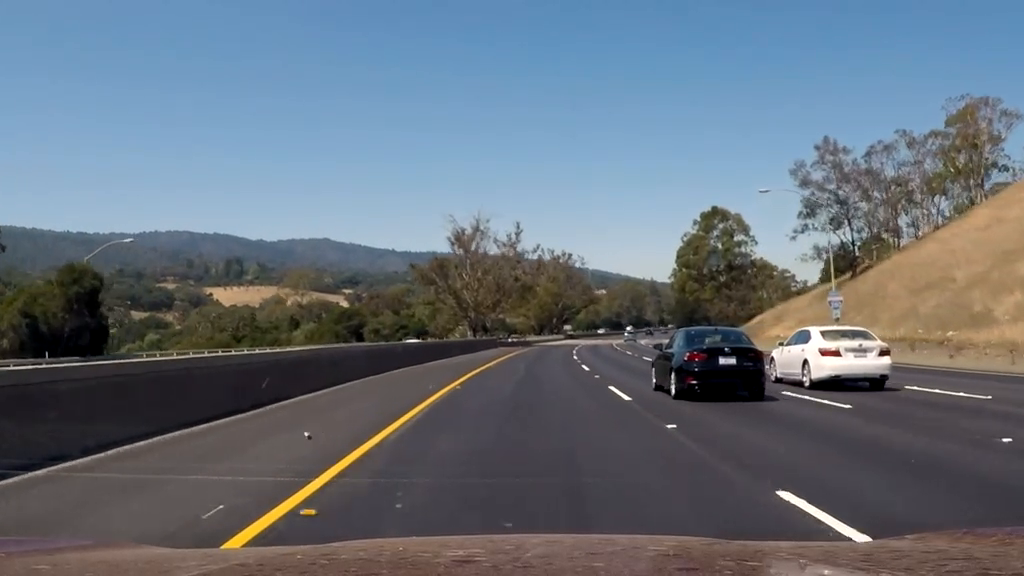
#> input picture frame 25 of video1.mp4, 1024 x 576 px
$ python 'problem 12.py'
#> lines starting #> are read from the running program, lines starting #| are printed output that depends on the picture; after the words box and inside, x2 and y2 are one past the last pixel; in counts of white or black regions, pixels touching at a corner belong together
import cv2
import numpy as np

# =========================================================
# VIDEO INPUT
# =========================================================
video_path = "video1.mp4"

cap = cv2.VideoCapture(video_path)

if not cap.isOpened():
    print("ERROR: Cannot open video.")
    exit()

# =========================================================
# VIDEO SETTINGS
# =========================================================
FRAME_WIDTH = 1024
FRAME_HEIGHT = 576

fps = int(cap.get(cv2.CAP_PROP_FPS))

fourcc = cv2.VideoWriter_fourcc(*'mp4v')

out = cv2.VideoWriter(
    "lane_output.mp4",
    fourcc,
    fps,
    (FRAME_WIDTH, FRAME_HEIGHT)
)

# =========================================================problem
# STABILITY VARIABLES
# =========================================================
prev_left_fit = None
prev_right_fit = None

SMOOTHING = 0.80

MIN_LANE_WIDTH = 220
MAX_LANE_WIDTH = 700

# =========================================================
# HELPER FUNCTIONS
# =========================================================
def smooth_fit(current, previous):

    if current is None:
        return previous

    if previous is None:
        return current

    smoothed = []

    for c, p in zip(current[:4], previous[:4]):

        smoothed.append(
            int(SMOOTHING * p + (1 - SMOOTHING) * c)
        )

    smoothed.append(current[4])

    return tuple(smoothed)


def fit_lane(points, y_bottom, y_top, width):

    if len(points) < 4:
        return None

    xs = np.array([p[0] for p in points])
    ys = np.array([p[1] for p in points])

    try:

        coeff = np.polyfit(ys, xs, 1)

        x_bottom = int(np.clip(
            np.polyval(coeff, y_bottom),
            0,
            width - 1
        ))

        x_top = int(np.clip(
            np.polyval(coeff, y_top),
            0,
            width - 1
        ))

        return (
            x_bottom,
            y_bottom,
            x_top,
            y_top,
            coeff
        )

    except:
        return None


# =========================================================
# MAIN LOOP
# =========================================================
while True:

    ret, image = cap.read()
#> image is the input picture: shape (576, 1024, 3); mean B, G, R 123, 112.5, 102.6

    if not ret:
        break

    # -----------------------------------------------------
    # RESIZE
    # -----------------------------------------------------
    image = cv2.resize(
        image,
        (FRAME_WIDTH, FRAME_HEIGHT)
    )

    H, W = image.shape[:2]

    # -----------------------------------------------------
    # PREPROCESSING
    # -----------------------------------------------------
    blur_bgr = cv2.GaussianBlur(
        image,
        (5, 5),
        0
    )

    gray = cv2.cvtColor(
        blur_bgr,
        cv2.COLOR_BGR2GRAY
    )
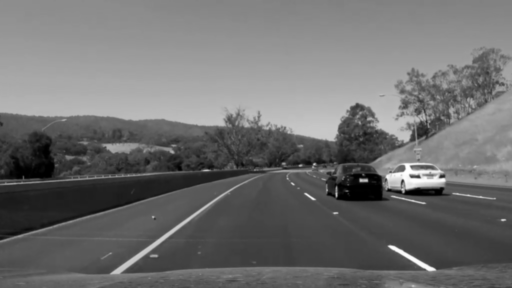
#> gray: shape (576, 1024) (shown at 1/2 size); min 0, max 255, mean 110.7

    hls = cv2.cvtColor(
        blur_bgr,
        cv2.COLOR_BGR2HLS
    )

    # White lane mask
    white_mask = cv2.inRange(
        hls,
        np.array([0, 200, 0]),
        np.array([255, 255, 30])
    )
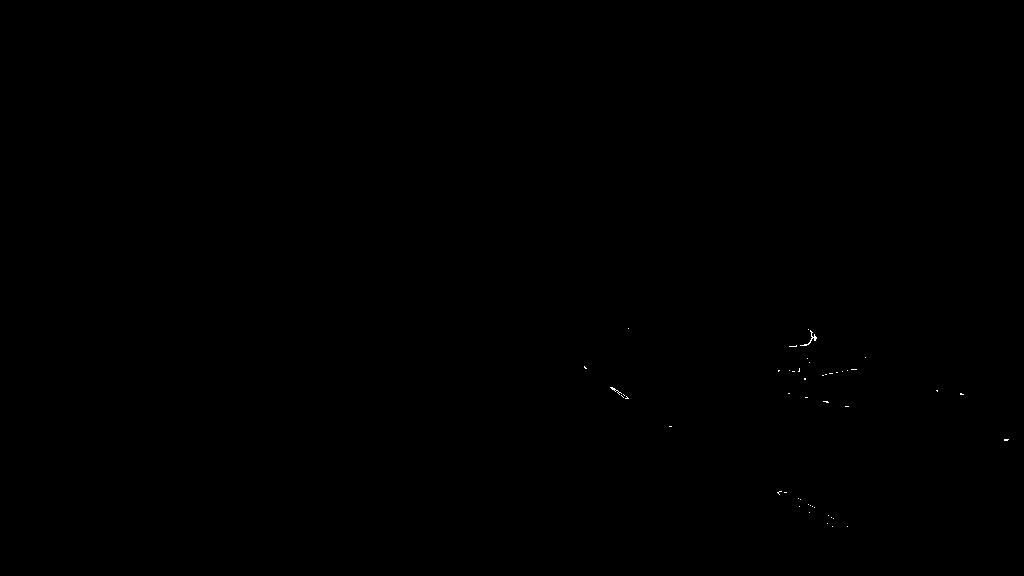
#> white_mask: shape (576, 1024); 0.03% white in thin lines or dots, all inside (x1, y1, x2, y2) = (584, 328, 1009, 527)

    # Yellow lane mask
    yellow_mask = cv2.inRange(
        hls,
        np.array([18, 100, 100]),
        np.array([35, 255, 255])
    )

    # Combine masks
    color_mask = cv2.bitwise_or(
        white_mask,
        yellow_mask
    )

    # Morphological cleanup
    kernel = np.ones((3, 3), np.uint8)

    color_mask = cv2.dilate(
        color_mask,
        kernel,
        iterations=1
    )

    color_mask = cv2.morphologyEx(
        color_mask,
        cv2.MORPH_CLOSE,
        kernel
    )

    masked_gray = cv2.bitwise_and(
        gray,
        gray,
        mask=color_mask
    )

    # -----------------------------------------------------
    # EDGE DETECTION
    # -----------------------------------------------------
    edges = cv2.Canny(
        masked_gray,
        50,
        150
    )

    # -----------------------------------------------------
    # ROI
    # -----------------------------------------------------
    roi_vertices = np.array([[
        (int(W * 0.10), H),
        (int(W * 0.90), H),
        (int(W * 0.58), int(H * 0.50)),
        (int(W * 0.42), int(H * 0.50)),
    ]], dtype=np.int32)

    roi_mask = np.zeros_like(edges)

    cv2.fillPoly(
        roi_mask,
        [roi_vertices[0]],
        255
    )
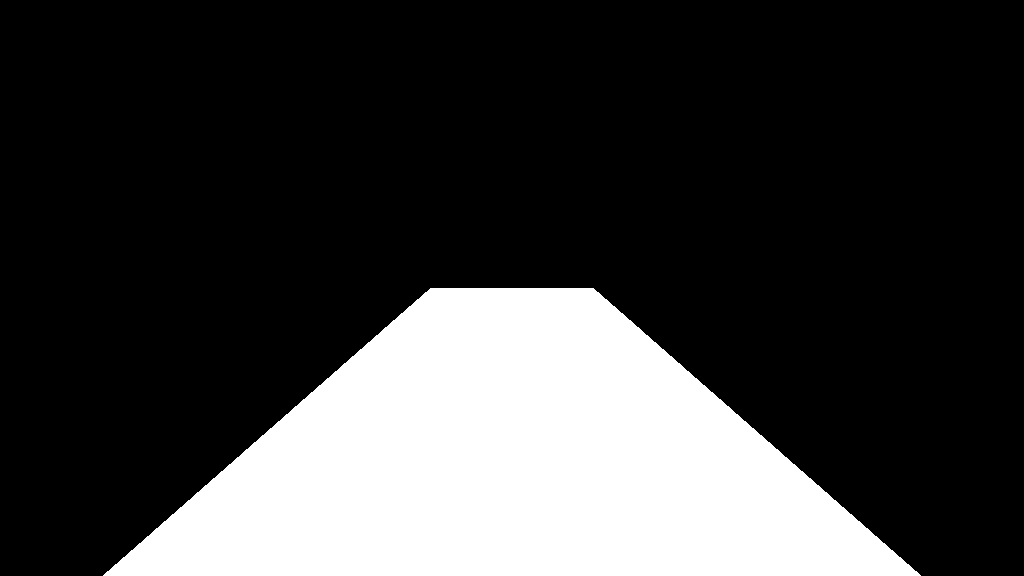
#> roi_mask: shape (576, 1024); 24% white; 1 white region, box (x1, y1, x2, y2) and area: (103, 288, 921, 576) 141448

    cropped = cv2.bitwise_and(
        edges,
        roi_mask
    )
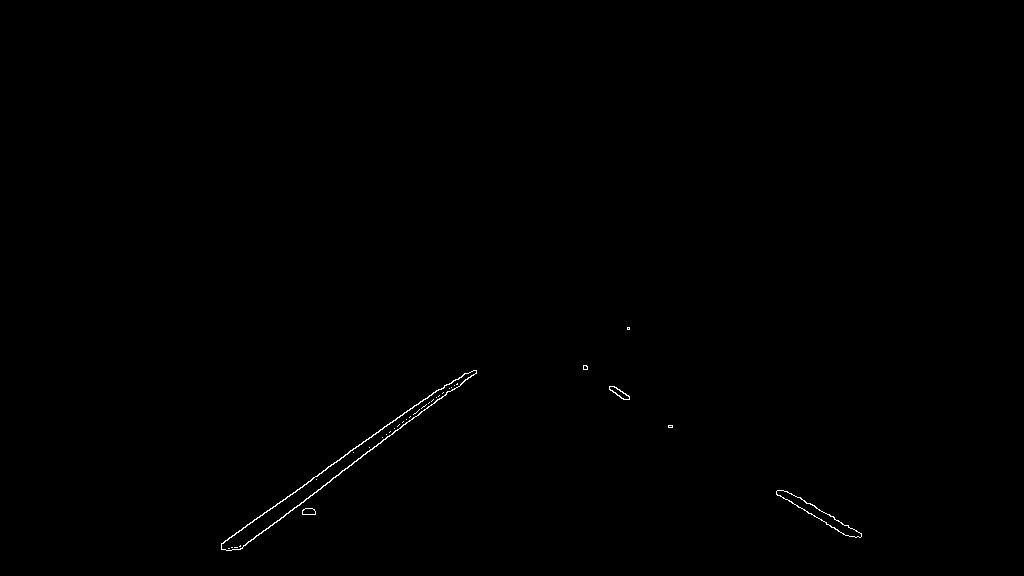
#> cropped: shape (576, 1024); 0.21% white in thin lines or dots, all inside (x1, y1, x2, y2) = (221, 327, 862, 551)

    # -----------------------------------------------------
    # HOUGH LINE DETECTION
    # -----------------------------------------------------
    lines = None

    for p in [
        {"threshold": 40, "minLineLength": 50, "maxLineGap": 50},
        {"threshold": 25, "minLineLength": 30, "maxLineGap": 80},
        {"threshold": 15, "minLineLength": 15, "maxLineGap": 120},
    ]:

        lines = cv2.HoughLinesP(
            cropped,
            1,
            np.pi / 180,
            threshold=p["threshold"],
            minLineLength=p["minLineLength"],
            maxLineGap=p["maxLineGap"]
        )

        if lines is not None and len(lines) > 0:
            break

    if lines is None:
        lines = []

    # -----------------------------------------------------
    # COLLECT LEFT / RIGHT POINTS
    # -----------------------------------------------------
    left_points = []
    right_points = []

    for line in lines:

        x1, y1, x2, y2 = line[0]

        if x2 == x1:
            continue

        slope = (y2 - y1) / (x2 - x1)

        # Reject flat lines
        if abs(slope) < 0.3:
            continue

        # LEFT LANE
        if (
            slope < 0 and
            x1 < W * 0.55 and
            x2 < W * 0.55
        ):

            left_points.extend([
                (x1, y1),
                (x2, y2)
            ])

        # RIGHT LANE
        elif (
            slope > 0 and
            x1 > W * 0.45 and
            x2 > W * 0.45
        ):

            right_points.extend([
                (x1, y1),
                (x2, y2)
            ])
#> this loop made 8 passes
#> (x1, y1, x2, y2, slope) on passes 1 to 4: (239, 549, 476, 370, -0.755), (275, 506, 436, 390, -0.72), (221, 545, 404, 412, -0.727), (786, 491, 861, 534, 0.573)
#> after the loop, left_points = [(239, 549), (476, 370), (275, 506), (436, 390), (221, 545), (404, 412), (342, 470), (476, 372), (414, 405), (465, 373)]; right_points = [(786, 491), (861, 534), (776, 493), (847, 535), (799, 497), (861, 533)]

    # -----------------------------------------------------
    # LANE FITTING
    # -----------------------------------------------------
    y_bottom = H
    y_top = int(H * 0.50)

    left_fit = fit_lane(
        left_points,
        y_bottom,
        y_top,
        W
    )
#> in fit_lane, `xs = np.array([p[0] for p in points])`: xs = [239, 476, 275, 436, 221, 404, 342, 476, 414, 465]
#> in fit_lane, `ys = np.array([p[1] for p in points])`: ys = [549, 370, 506, 390, 545, 412, 470, 372, 405, 373]
#> in fit_lane, `coeff = np.polyfit(ys, xs, 1)`: coeff = [-1.37, 974.9]
#> in fit_lane, `x_bottom = int(np.clip( np.polyval(coeff, y_bottom), 0, width - 1 ))`: x_bottom = 187
#> in fit_lane, `x_top = int(np.clip( np.polyval(coeff, y_top), 0, width - 1 ))`: x_top = 581
#> left_fit = (187, 576, 581, 288, [-1.37, 974.9])

    right_fit = fit_lane(
        right_points,
        y_bottom,
        y_top,
        W
    )
#> right_fit = (928, 576, 433, 288, [1.72, -61.72])

    # -----------------------------------------------------
    # PREVENT LANE CROSSING
    # -----------------------------------------------------
    if left_fit and right_fit:

        lx_bottom = left_fit[0]
#> lx_bottom = 187
        rx_bottom = right_fit[0]
#> rx_bottom = 928

        lx_top = left_fit[2]
#> lx_top = 581
        rx_top = right_fit[2]
#> rx_top = 433

        # Left lane must remain left
        if lx_bottom >= rx_bottom or lx_top >= rx_top:

            left_fit = None
            right_fit = None

        else:

            lane_width_bottom = (
                rx_bottom - lx_bottom
            )

            lane_width_top = (
                rx_top - lx_top
            )

            # Width sanity check
            if (
                lane_width_bottom < MIN_LANE_WIDTH or
                lane_width_bottom > MAX_LANE_WIDTH
            ):
                left_fit = None
                right_fit = None

            if (
                lane_width_top < MIN_LANE_WIDTH // 2 or
                lane_width_top > MAX_LANE_WIDTH
            ):
                left_fit = None
                right_fit = None

    # -----------------------------------------------------
    # SMOOTHING
    # -----------------------------------------------------
    left_fit = smooth_fit(
        left_fit,
        prev_left_fit
    )

    right_fit = smooth_fit(
        right_fit,
        prev_right_fit
    )

    prev_left_fit = left_fit
    prev_right_fit = right_fit

    # -----------------------------------------------------
    # STEERING CALCULATION
    # -----------------------------------------------------
    vehicle_center_x = W // 2

    lane_center_x = vehicle_center_x

    look_ahead_dist = H - y_top

    detection_case = "NO LANES"

    left_x_bottom = None
    right_x_bottom = None

    if left_fit and right_fit:

        left_x_bottom = left_fit[0]
        right_x_bottom = right_fit[0]

        lane_center_x = (
            left_x_bottom + right_x_bottom
        ) // 2

        detection_case = "BOTH LANES"

    elif left_fit:

        LANE_WIDTH_PX = 300

        left_x_bottom = left_fit[0]

        right_x_bottom = (
            left_x_bottom + LANE_WIDTH_PX
        )

        lane_center_x = (
            left_x_bottom + right_x_bottom
        ) // 2

        detection_case = "LEFT ONLY"

    elif right_fit:

        LANE_WIDTH_PX = 300

        right_x_bottom = right_fit[0]

        left_x_bottom = (
            right_x_bottom - LANE_WIDTH_PX
        )

        lane_center_x = (
            left_x_bottom + right_x_bottom
        ) // 2

        detection_case = "RIGHT ONLY"

    # -----------------------------------------------------
    # STEERING ANGLE
    # -----------------------------------------------------
    lane_offset_px = (
        lane_center_x - vehicle_center_x
    )

    steering_angle = np.degrees(
        np.arctan2(
            lane_offset_px,
            look_ahead_dist
        )
    )

    # -----------------------------------------------------
    # COMMAND
    # -----------------------------------------------------
    if abs(steering_angle) < 3:

        command = "GO STRAIGHT"

    elif steering_angle > 0:

        command = f"TURN RIGHT {steering_angle:.1f}"

    else:

        command = f"TURN LEFT {abs(steering_angle):.1f}"

    # -----------------------------------------------------
    # DRAWING
    # -----------------------------------------------------
    final_img = image.copy()

    # ROI
    cv2.polylines(
        final_img,
        [roi_vertices[0]],
        True,
        (180, 100, 255),
        2
    )

    # -----------------------------------------------------
    # DRAW SAFE LANE AREA
    # -----------------------------------------------------
    if left_fit and right_fit:

        lxb, lyb, lxt, lyt, _ = left_fit
        rxb, ryb, rxt, ryt, _ = right_fit

        if lxb < rxb and lxt < rxt:

            poly = np.array([
                [lxb, lyb],
                [lxt, lyt],
                [rxt, ryt],
                [rxb, ryb]
            ], np.int32)

            overlay = final_img.copy()

            cv2.fillPoly(
                overlay,
                [poly],
                (0, 200, 80)
            )

            cv2.addWeighted(
                overlay,
                0.30,
                final_img,
                0.70,
                0,
                final_img
            )

            # Left lane
            cv2.line(
                final_img,
                (lxb, lyb),
                (lxt, lyt),
                (0, 255, 255),
                5
            )

            # Right lane
            cv2.line(
                final_img,
                (rxb, ryb),
                (rxt, ryt),
                (255, 255, 0),
                5
            )

    # -----------------------------------------------------
    # CENTER LINES
    # -----------------------------------------------------
    cv2.line(
        final_img,
        (vehicle_center_x, H),
        (vehicle_center_x, y_top),
        (0, 0, 255),
        2
    )

    cv2.line(
        final_img,
        (lane_center_x, H),
        (lane_center_x, y_top),
        (255, 255, 255),
        2
    )

    # -----------------------------------------------------
    # OFFSET ARROW
    # -----------------------------------------------------
    cv2.arrowedLine(
        final_img,
        (vehicle_center_x, H - 40),
        (lane_center_x, H - 40),
        (0, 255, 255),
        3,
        tipLength=0.3
    )

    # -----------------------------------------------------
    # LOOK AHEAD POINT
    # -----------------------------------------------------
    cv2.circle(
        final_img,
        (lane_center_x, y_top + 20),
        10,
        (0, 255, 0),
        -1
    )

    # -----------------------------------------------------
    # STEERING ARC
    # -----------------------------------------------------
    cx = vehicle_center_x
    cy = H - 20

    radius = 80

    start_angle = 270
    end_angle = int(270 + steering_angle)

    color_arc = (
        (0, 255, 0)
        if abs(steering_angle) < 3
        else (0, 165, 255)
    )

    cv2.ellipse(
        final_img,
        (cx, cy),
        (radius, radius // 2),
        0,
        min(start_angle, end_angle),
        max(start_angle, end_angle),
        color_arc,
        3
    )

    # -----------------------------------------------------
    # HUD
    # -----------------------------------------------------
    cv2.rectangle(
        final_img,
        (10, 10),
        (520, 170),
        (20, 20, 20),
        -1
    )

    def draw_text(text, y, color):

#> called with text = 'Command : GO STRAIGHT', y = 40, color = (0, 255, 255)
        cv2.putText(
            final_img,
            text,
            (20, y),
            cv2.FONT_HERSHEY_SIMPLEX,
            0.75,
            color,
            2
        )

    draw_text(
        f"Command : {command}",
        40,
        (0, 255, 255)
    )

    draw_text(
        f"Steering Angle : {steering_angle:+.2f} deg",
        75,
        (0, 200, 255)
    )

    draw_text(
        f"Lane Offset : {lane_offset_px:+d} px",
        110,
        (255, 255, 180)
    )

    draw_text(
        f"Detection : {detection_case}",
        145,
        (200, 200, 255)
    )
#> call 4 of draw_text, with text = 'Detection : NO LANES', y = 145, color = (200, 200, 255)
#> in draw_text (call 4), `cv2.putText( final_img, text, (20, y), cv2.FONT_HERSHEY_SIMPLEX, 0.75,..`:
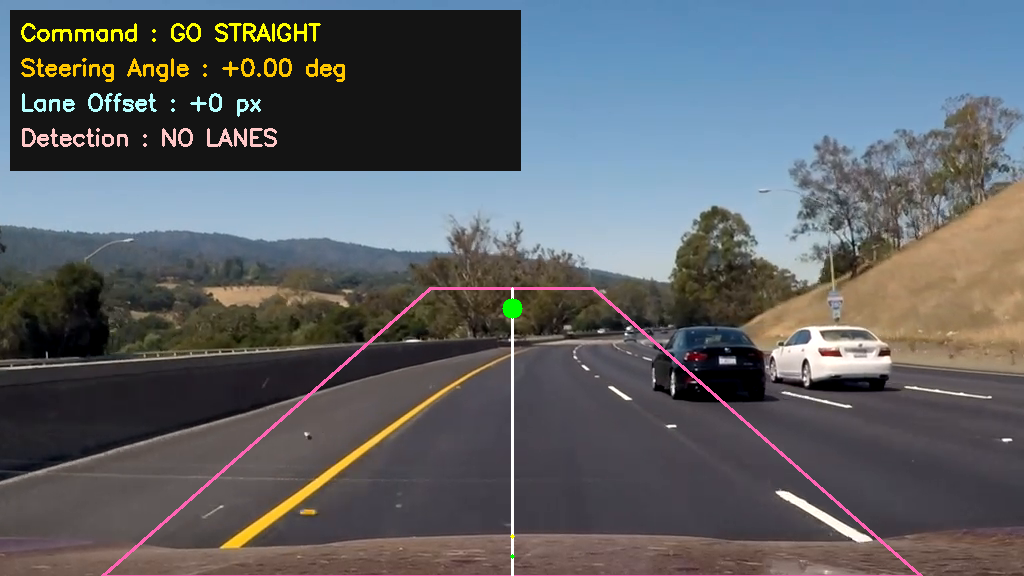
#> final_img: shape (576, 1024, 3); mean B, G, R 100.3, 96, 92.9

    # -----------------------------------------------------
    # DISPLAY
    # -----------------------------------------------------
    cv2.imshow(
        "Advanced Lane Tracking",
        final_img
    )

    # Save frame
    out.write(final_img)

    # Exit
    if cv2.waitKey(1) & 0xFF == ord('q'):
#> (key q is pressed here)
        break

# =========================================================
# CLEANUP
# =========================================================
cap.release()
out.release()

cv2.destroyAllWindows()

print("Saved output video: video1.mp4")
